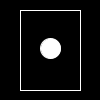
Frame 1 (no input)
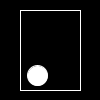
Frame 60 (the mouse pressed at the canvas centre just before this capture)
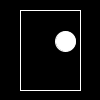
Frame 120 (the mouse held since frame 60 and released just before this capture)

The Processing sketch that drew these frames (run headless with seeded random() and noise(); from frame 60 on, the mouse is pressed at the canvas centre):

// Processing sketch: Klausur2016_2
// ── Klausur2016_2.pde
float ballX;
float ballY;
float speedX;
float speedY;

void setup() {
  ballX = 50;
  ballY = 50;
  speedX = random(-3, 3);
  speedY = random(-3, 3);
}

void draw() {
  background(0);
  noFill();
  stroke(255);
  rect(20, 10, 60, 80);
  fill(255);
  ballX = ballX + speedX;
  ballY = ballY + speedY;
  ellipse(ballX, ballY, 20, 20);
  if ((ballX < 30) || (ballX > 70)) {
    speedX *= -1;
  }
  if ((ballY < 20) || (ballY > 80)) {
    speedY *= -1;
  }
}
